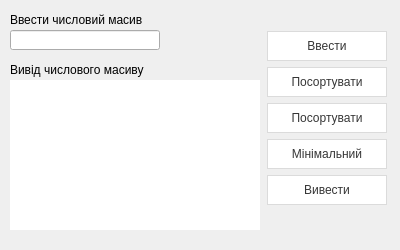
<?xml version="1.0" encoding="UTF-8"?>
<ui version="4.0">
 <class>window2</class>
 <widget class="QWidget" name="window2">
  <property name="geometry">
   <rect>
    <x>0</x>
    <y>0</y>
    <width>400</width>
    <height>250</height>
   </rect>
  </property>
  <property name="windowTitle">
   <string>Form</string>
  </property>
  <property name="styleSheet">
   <string notr="true">QPushButton{
  background-color: #fff;
  border: 1px solid #dbdbdb;
  border-radius: .375em;
  color: #363636;
  font-family: &quot;Segoe UI&quot;;
  font-size: 1rem;
  height: 2.5em;
  line-height: 1.5;
  padding: calc(0.5em - 1px) 1em;
  position: relative;
  text-align: center;
  vertical-align: top;
  white-space: nowrap;
}

QPushButton::hover{
  border-color: #5500ff;
  outline: 0;
}

QPushButton::pressed {
  border-color: #4a4a4a;
  outline: 0;
}
</string>
  </property>
  <widget class="QLineEdit" name="lineEdit_input">
   <property name="geometry">
    <rect>
     <x>10</x>
     <y>30</y>
     <width>150</width>
     <height>20</height>
    </rect>
   </property>
  </widget>
  <widget class="QLabel" name="label_name">
   <property name="geometry">
    <rect>
     <x>10</x>
     <y>10</y>
     <width>151</width>
     <height>20</height>
    </rect>
   </property>
   <property name="text">
    <string>Ввести числовий масив</string>
   </property>
  </widget>
  <widget class="QLabel" name="label_output">
   <property name="geometry">
    <rect>
     <x>10</x>
     <y>80</y>
     <width>250</width>
     <height>150</height>
    </rect>
   </property>
   <property name="styleSheet">
    <string notr="true">border-color: rgb(0, 122, 244);
background-color: rgb(255, 255, 255);</string>
   </property>
   <property name="text">
    <string/>
   </property>
   <property name="alignment">
    <set>Qt::AlignLeading|Qt::AlignLeft|Qt::AlignTop</set>
   </property>
  </widget>
  <widget class="QPushButton" name="pushButton_min">
   <property name="geometry">
    <rect>
     <x>267</x>
     <y>139</y>
     <width>120</width>
     <height>30</height>
    </rect>
   </property>
   <property name="styleSheet">
    <string notr="true"/>
   </property>
   <property name="text">
    <string>Мінімальний</string>
   </property>
  </widget>
  <widget class="QPushButton" name="pushButton_sort_to_lower">
   <property name="geometry">
    <rect>
     <x>267</x>
     <y>103</y>
     <width>120</width>
     <height>30</height>
    </rect>
   </property>
   <property name="text">
    <string>Посортувати</string>
   </property>
   <property name="icon">
    <iconset resource="res.qrc">
     <normaloff>:/icon/baseline_keyboard_arrow_down_black_48dp.png</normaloff>:/icon/baseline_keyboard_arrow_down_black_48dp.png</iconset>
   </property>
  </widget>
  <widget class="QPushButton" name="pushButton_input">
   <property name="geometry">
    <rect>
     <x>267</x>
     <y>31</y>
     <width>120</width>
     <height>30</height>
    </rect>
   </property>
   <property name="styleSheet">
    <string notr="true"/>
   </property>
   <property name="text">
    <string>Ввести</string>
   </property>
   <property name="icon">
    <iconset resource="res.qrc">
     <normaloff>:/icon/baseline_keyboard_arrow_right_black_48dp.png</normaloff>:/icon/baseline_keyboard_arrow_right_black_48dp.png</iconset>
   </property>
  </widget>
  <widget class="QPushButton" name="pushButton_sort_to_larger">
   <property name="geometry">
    <rect>
     <x>267</x>
     <y>67</y>
     <width>120</width>
     <height>30</height>
    </rect>
   </property>
   <property name="text">
    <string>Посортувати</string>
   </property>
   <property name="icon">
    <iconset resource="res.qrc">
     <normaloff>:/icon/baseline_keyboard_arrow_up_black_48dp.png</normaloff>:/icon/baseline_keyboard_arrow_up_black_48dp.png</iconset>
   </property>
  </widget>
  <widget class="QPushButton" name="pushButton_output">
   <property name="geometry">
    <rect>
     <x>267</x>
     <y>175</y>
     <width>120</width>
     <height>30</height>
    </rect>
   </property>
   <property name="styleSheet">
    <string notr="true"/>
   </property>
   <property name="text">
    <string>Вивести</string>
   </property>
   <property name="icon">
    <iconset resource="res.qrc">
     <normaloff>:/icon/baseline_keyboard_arrow_left_black_48dp.png</normaloff>:/icon/baseline_keyboard_arrow_left_black_48dp.png</iconset>
   </property>
  </widget>
  <widget class="QLabel" name="label_name_2">
   <property name="geometry">
    <rect>
     <x>10</x>
     <y>60</y>
     <width>241</width>
     <height>20</height>
    </rect>
   </property>
   <property name="text">
    <string>Вивід числового масиву</string>
   </property>
  </widget>
 </widget>
 <resources>
  <include location="res.qrc"/>
 </resources>
 <connections/>
</ui>
